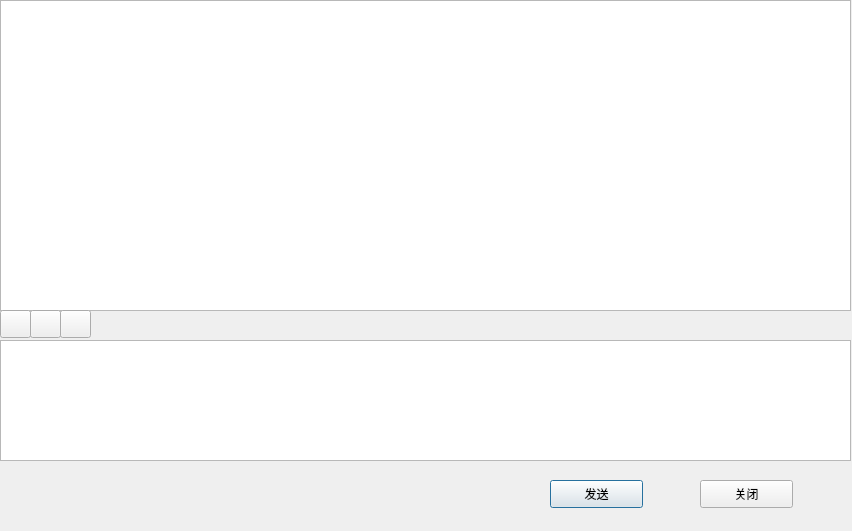
<?xml version="1.0" encoding="UTF-8"?>
<ui version="4.0">
 <class>Dialog</class>
 <widget class="QDialog" name="Dialog">
  <property name="geometry">
   <rect>
    <x>0</x>
    <y>0</y>
    <width>852</width>
    <height>531</height>
   </rect>
  </property>
  <property name="windowTitle">
   <string>Dialog</string>
  </property>
  <widget class="QTextEdit" name="textEdit">
   <property name="geometry">
    <rect>
     <x>0</x>
     <y>0</y>
     <width>851</width>
     <height>311</height>
    </rect>
   </property>
  </widget>
  <widget class="QTextEdit" name="textEdit_2">
   <property name="geometry">
    <rect>
     <x>0</x>
     <y>340</y>
     <width>851</width>
     <height>121</height>
    </rect>
   </property>
  </widget>
  <widget class="QPushButton" name="pushButton">
   <property name="geometry">
    <rect>
     <x>550</x>
     <y>480</y>
     <width>93</width>
     <height>28</height>
    </rect>
   </property>
   <property name="text">
    <string>发送</string>
   </property>
  </widget>
  <widget class="QPushButton" name="pushButton_2">
   <property name="geometry">
    <rect>
     <x>700</x>
     <y>480</y>
     <width>93</width>
     <height>28</height>
    </rect>
   </property>
   <property name="text">
    <string>关闭</string>
   </property>
  </widget>
  <widget class="QPushButton" name="pushButton_3">
   <property name="geometry">
    <rect>
     <x>0</x>
     <y>310</y>
     <width>31</width>
     <height>28</height>
    </rect>
   </property>
   <property name="toolTip">
    <string>发送文件</string>
   </property>
   <property name="text">
    <string/>
   </property>
   <property name="icon">
    <iconset>
     <normaloff>images/11.png</normaloff>images/11.png</iconset>
   </property>
  </widget>
  <widget class="QPushButton" name="pushButton_4">
   <property name="geometry">
    <rect>
     <x>30</x>
     <y>310</y>
     <width>31</width>
     <height>28</height>
    </rect>
   </property>
   <property name="toolTip">
    <string>发送图片</string>
   </property>
   <property name="text">
    <string/>
   </property>
   <property name="icon">
    <iconset>
     <normaloff>images/12.png</normaloff>images/12.png</iconset>
   </property>
  </widget>
  <widget class="QPushButton" name="pushButton_5">
   <property name="geometry">
    <rect>
     <x>60</x>
     <y>310</y>
     <width>31</width>
     <height>28</height>
    </rect>
   </property>
   <property name="toolTip">
    <string>设置</string>
   </property>
   <property name="text">
    <string/>
   </property>
   <property name="icon">
    <iconset>
     <normaloff>images/13.png</normaloff>images/13.png</iconset>
   </property>
  </widget>
 </widget>
 <resources/>
 <connections>
  <connection>
   <sender>pushButton</sender>
   <signal>clicked()</signal>
   <receiver>Dialog</receiver>
   <slot>SendMessage()</slot>
   <hints>
    <hint type="sourcelabel">
     <x>556</x>
     <y>494</y>
    </hint>
    <hint type="destinationlabel">
     <x>526</x>
     <y>495</y>
    </hint>
   </hints>
  </connection>
  <connection>
   <sender>pushButton_2</sender>
   <signal>clicked()</signal>
   <receiver>Dialog</receiver>
   <slot>close()</slot>
   <hints>
    <hint type="sourcelabel">
     <x>778</x>
     <y>495</y>
    </hint>
    <hint type="destinationlabel">
     <x>809</x>
     <y>488</y>
    </hint>
   </hints>
  </connection>
  <connection>
   <sender>pushButton_3</sender>
   <signal>clicked()</signal>
   <receiver>Dialog</receiver>
   <slot>SendFile()</slot>
   <hints>
    <hint type="sourcelabel">
     <x>21</x>
     <y>322</y>
    </hint>
    <hint type="destinationlabel">
     <x>21</x>
     <y>492</y>
    </hint>
   </hints>
  </connection>
  <connection>
   <sender>pushButton_4</sender>
   <signal>clicked()</signal>
   <receiver>Dialog</receiver>
   <slot>SendGraphics()</slot>
   <hints>
    <hint type="sourcelabel">
     <x>52</x>
     <y>333</y>
    </hint>
    <hint type="destinationlabel">
     <x>47</x>
     <y>487</y>
    </hint>
   </hints>
  </connection>
  <connection>
   <sender>pushButton_5</sender>
   <signal>clicked()</signal>
   <receiver>Dialog</receiver>
   <slot>SetMessage()</slot>
   <hints>
    <hint type="sourcelabel">
     <x>75</x>
     <y>323</y>
    </hint>
    <hint type="destinationlabel">
     <x>80</x>
     <y>486</y>
    </hint>
   </hints>
  </connection>
 </connections>
 <slots>
  <slot>SendMessage()</slot>
  <slot>SendFile()</slot>
  <slot>SendGraphics()</slot>
  <slot>SetMessage()</slot>
 </slots>
</ui>
